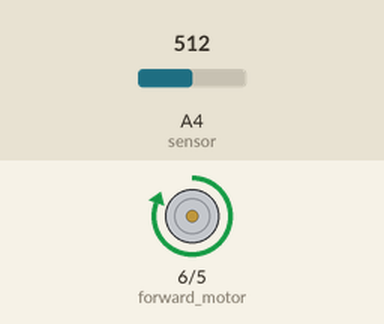
The sketch below on a simulated Arduino Uno, built with avr-gcc and run on an emulated ATmega328P. On the bench: motor-driver pin pairs drawn as motors (green arrow = first pin HIGH = forward, orange = second pin HIGH = backward, longer = more drive). The test bench sets the inputs (shaded band); at power-on: A4 (sensor) = 512. What the sketch prints to the serial monitor is not drawn.

Above: at 0.1 s.
At 3.1 s:
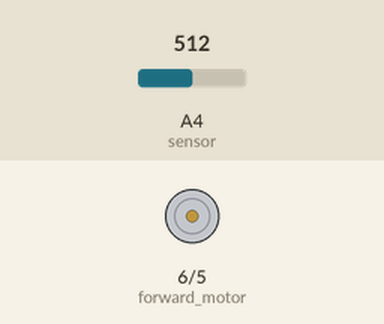
Timing chart, 0 to 4.6 s (numbered marks = the images above):
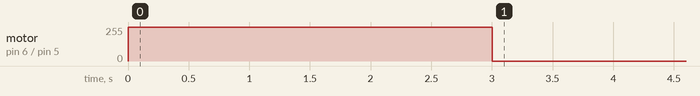

The sketch:

ULTIMATE_FINAL.ino
```cpp
int forward_motor=6;
int backward_motor=5;

int sensor=A4;


int lock;
char data = '0';
char data_temp = '0';

void setup() {
  // put your setup code here, to run once:
  pinMode(forward_motor,OUTPUT);
  pinMode(backward_motor,OUTPUT);

  pinMode(sensor,INPUT);
  analogWrite(forward_motor, 0);
  analogWrite(backward_motor, 0);


  lock=0;
  Serial.begin(38400);

}

void loop() {
    // put your main code here, to run repeatedly:

  Serial.print("Sensor Reading  :");
  Serial.println(analogRead(sensor));
  Serial.print("State of lock  :");
  Serial.println(lock);
  if(Serial.available() > 0)
  {
    data_temp = Serial.read();
    if(data_temp=='1')
    {
      data='1';
    }
  }

  Serial.print("Permission :");
  Serial.println(data);
  if(lock==0)
  {
    if(analogRead(sensor)>=420)
    {

      analogWrite(backward_motor,0);
      analogWrite(forward_motor,255);
      Serial.println("Running forward motor");
      delay(3000);
      analogWrite(forward_motor,0);
      lock=1;
    }
  }
  else if(analogRead(sensor)<=400)
  {

    if(data == '1')
    {
      analogWrite(forward_motor,0);
      analogWrite(backward_motor,175);
      Serial.println("Running backward motor");
      delay(3000);
      analogWrite(backward_motor,0);

      lock=0;
      data='0';
    }


 }
 delay(1000);
}
```

Measured:
- by itself, motor on pin 6 (forward_motor) / pin 5 (backward_motor): stopped → forward 255/255 at 0.00 s, → stopped 3.0 s later
